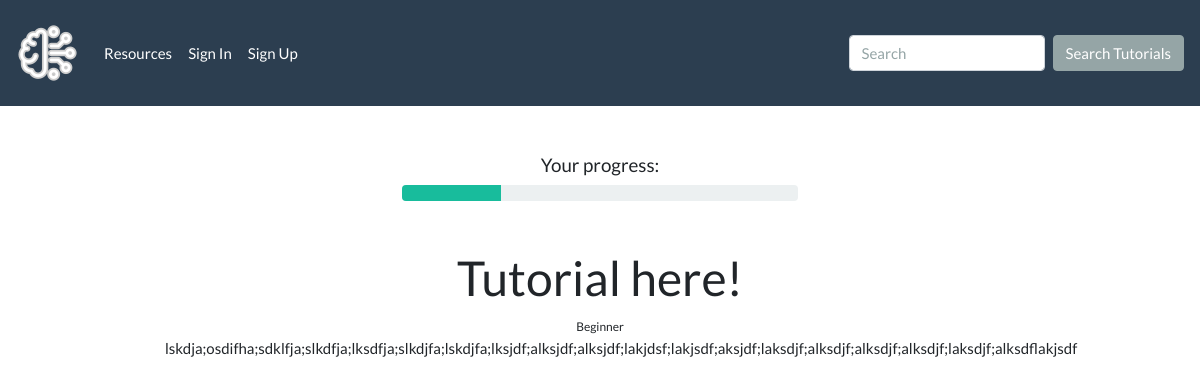
The app's page /tutorials/2 with its own data.
### tutorial_app/models.py (models this page shows)
class Tutorial(db.Model):
    id = db.Column(db.Integer, primary_key=True)
    category = db.Column(
        db.Enum(TutorialCategory), default=TutorialCategory.OTHER
    )
    title = db.Column(db.String(40), nullable=False)
    difficulty = db.Column(
        db.Enum(Difficulty), default=Difficulty.INTERMEDIATE
    )
    body = db.Column(db.String(10000), nullable=False)
    saved_by = db.relationship(
        "User",
        secondary="saved_tutorials",
        back_populates="saved_tutorials",
    )

### tutorial_app/main/routes.py (the view)
@main.route("/tutorials/<tutorial_id>")
def tutorial_details(tutorial_id):
    tutorial = Tutorial.query.get(tutorial_id)
    return render_template("tutorial_detail.html", tutorial=tutorial)

### tutorial_app/utils.py (called while the page is built)
    def __str__(self):
        return str(self.value)

### tutorial_app/templates/tutorial_detail.html (shortened to what this page needs)
{% extends 'base.html' %}
{% block content %}
<h5 class="ml-auto mr-auto mt-5 text-center">Your progress:</h5>
<div class="progress ml-auto mr-auto mb-5" style="width: 33%;">
  <div class="progress-bar bg-success" role="progressbar" style="width: 25%;" aria-valuenow="25" aria-valuemin="0" aria-valuemax="100"></div>
</div>
<div class="m-auto text-center col-md-9">
  <h1>{{ tutorial.title }}</h1>
  <small>{{ tutorial.difficulty }}</small>
  <p>{{ tutorial.body }}</p>
</div>
{% endblock %}

### records on screen
Tutorial: title "Tutorial here!", difficulty "Beginner", body "lskdja;osdifha;sdklfja;slkdfja;lksdfja;slkdjfa;lskdjfa;lksjdf;alksjdf;alksjdf;lakjdsf;lakjsdf;aksjdf;laksdjf;alksdjf;alksdjf;alksdjf;laksdjf;alksdflakjsdf"
